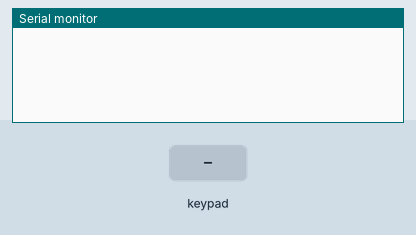
This sketch was run on a simulated Arduino Uno, built with avr-gcc and run on an emulated ATmega328P. On the bench: the last lines printed to the serial monitor. The test bench sets the inputs (shaded band).

Above: at 1.2 s.
1.3 s: key 'P' pressed
At 1.9 s:
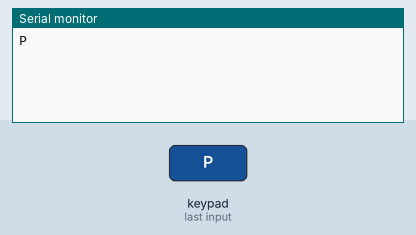
2.8 s: key 'L' pressed
At 3.2 s:
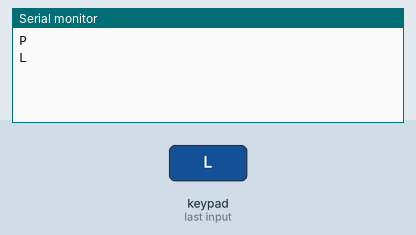
4.3 s: key 'H' pressed
At 5.5 s:
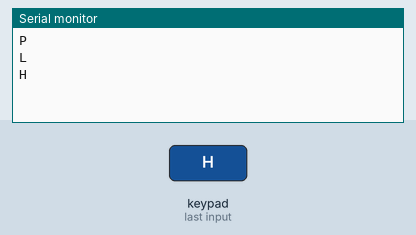
5.8 s: key 'D' pressed
At 6.4 s:
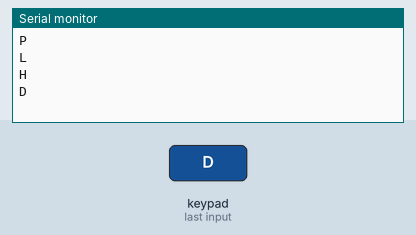
7.3 s: key 'O' pressed
At 7.6 s:
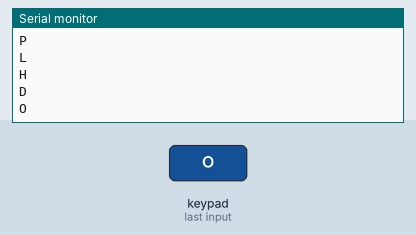
8.8 s: key 'K' pressed
At 10.0 s:
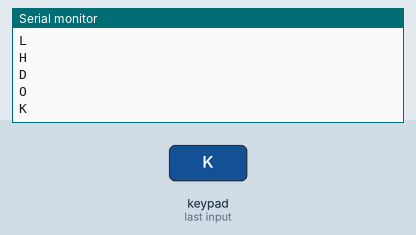

The sketch:

InputPad.ino
```cpp
#include <Keypad.h>

const byte ROWS = 8;
const byte COLS = 4;


char hexaKeys[ROWS][COLS] = {
  {'P', 'L', 'H', 'D'},
  {'O', 'K', 'G', 'C'},
  {'N', 'J', 'F', 'B'},
  {'M', 'I', 'E', 'A'},
  {'m', 'i', 'e', 'a'},
  {'n', 'j', 'f', 'b'},
  {'o', 'k', 'g', 'c'},
  {'p', 'l', 'h', 'd'},
};

byte rowPins[ROWS] = {13, 12, 11, 10, 9, 8, 7, 6};
byte colPins[COLS] = {2, 3, 4, 5};


Keypad customKeypad = Keypad(makeKeymap(hexaKeys), rowPins, colPins, ROWS, COLS);

void setup() {
  Serial.begin(9600);
  customKeypad.setHoldTime(100);

  pinMode(2, OUTPUT);
  pinMode(3, OUTPUT);
  pinMode(4, OUTPUT);
  pinMode(5, OUTPUT);
  pinMode(6, OUTPUT);
  pinMode(7, OUTPUT);
  pinMode(8, OUTPUT);
  pinMode(9, OUTPUT);
  pinMode(10, OUTPUT);
  pinMode(11, OUTPUT);
  pinMode(12, OUTPUT);
  pinMode(13, OUTPUT);

  //  pinMode(2, INPUT);
  //  pinMode(3, INPUT);
  //  pinMode(4, INPUT);
  //  pinMode(5, INPUT);
  //    pinMode(6, INPUT);
  //    pinMode(7, INPUT);
  //    pinMode(8, INPUT);
  //    pinMode(9, INPUT);
  //    pinMode(10, INPUT);
  //    pinMode(11, INPUT);
  //    pinMode(12, INPUT);
  //    pinMode(13, INPUT);
}

void loop() {
  char customKey = customKeypad.getKey();

  if (customKey) {
    Serial.println(customKey);
  }
}
```

Measured:
- after the input at 1.3 s, the serial monitor: prints a new line at once (image 1)
- after the input at 2.8 s, the serial monitor: prints a new line at once (image 2)
- after the input at 4.3 s, the serial monitor: prints a new line at once (image 3)
- after the input at 5.8 s, the serial monitor: prints a new line at once (image 4)
- after the input at 7.3 s, the serial monitor: prints a new line at once (image 5)
- after the input at 8.8 s, the serial monitor: prints a new line at once (image 6)
